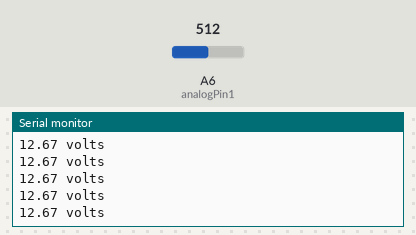
Simulated run of this sketch. Board: Arduino Nano, built with avr-gcc and run on an emulated ATmega328P. On the bench: the last lines printed to the serial monitor. The inputs (shaded band) are chosen by the test bench; at power-on: A6 (analogPin1) = 512.

Above: at 1.2 s.
1.3 s: A6 (analogPin1) set to 716
At 2.2 s:
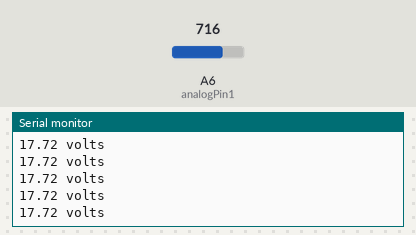
4.3 s: A6 (analogPin1) set to 900
At 5.3 s:
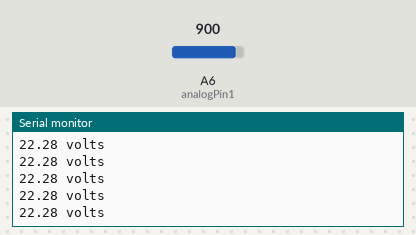
Timing chart, 0 to 7.3 s (numbered marks = the images above; inputs shaded):
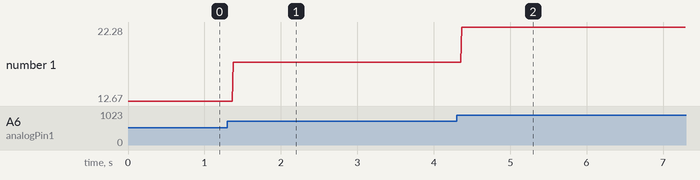

Measured:
- after the input at 1.3 s, the serial monitor: prints a new line after 0.08 s (image 1)
- after the input at 4.3 s, the serial monitor: prints a new line after 0.07 s (image 2)
- plotted number 1: 12.67 → 17.72 after the input at 1.3 s, 17.72 → 22.28 after the input at 4.3 s

The sketch:

DFR0051_test.ino
```cpp
// Gravity: Analog Voltage Divider V2 test

const int analogPin1 = A6;
int rawReading1 = 0;
float voltageReading1 = 0;
float unitReading1 = 0;

void setup()
{
  Serial.begin(9600);
}
void loop() {
  rawReading1 = analogRead(analogPin1);
  voltageReading1 = rawReading1 * (5000 / 1024.0);
  unitReading1 = rawReading1 / 40.4; // calibrated value; 1024/25V = 40.96

  //Serial.print(rawReading1); Serial.println(" ADC");
  //Serial.print(voltageReading1); Serial.println(" volts");
  Serial.print(unitReading1); Serial.println(" volts");
}
```
